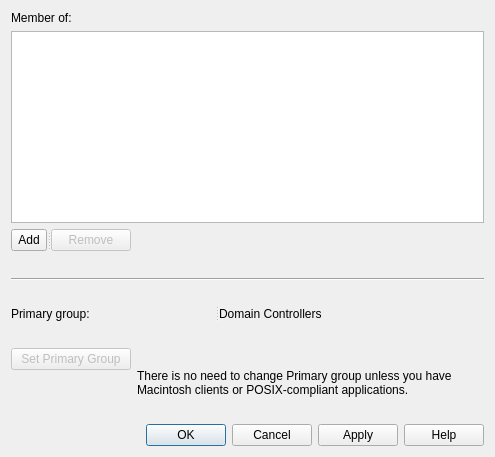
<?xml version="1.0" encoding="UTF-8"?>
<ui version="4.0">
 <class>Form</class>
 <widget class="QWidget" name="Form">
  <property name="geometry">
   <rect>
    <x>0</x>
    <y>0</y>
    <width>515</width>
    <height>0</height>
   </rect>
  </property>
  <property name="windowTitle">
   <string>Form</string>
  </property>
  <layout class="QGridLayout" name="gridLayout_2">
   <item row="0" column="0" colspan="2">
    <layout class="QGridLayout" name="gridLayout">
     <item row="0" column="0">
      <widget class="QLabel" name="memberOfLabel">
       <property name="text">
        <string>Member of:</string>
       </property>
      </widget>
     </item>
     <item row="1" column="0">
      <widget class="QTableView" name="memberOfTableView">
       <property name="wordWrap">
        <bool>true</bool>
       </property>
      </widget>
     </item>
    </layout>
   </item>
   <item row="1" column="0">
    <widget class="QSplitter" name="splitter">
     <property name="orientation">
      <enum>Qt::Horizontal</enum>
     </property>
     <widget class="QToolButton" name="addToolButton">
      <property name="text">
       <string>Add</string>
      </property>
     </widget>
     <widget class="QPushButton" name="removeButton">
      <property name="enabled">
       <bool>false</bool>
      </property>
      <property name="text">
       <string>Remove</string>
      </property>
     </widget>
    </widget>
   </item>
   <item row="1" column="1">
    <spacer name="horizontalSpacer">
     <property name="orientation">
      <enum>Qt::Horizontal</enum>
     </property>
     <property name="sizeHint" stdset="0">
      <size>
       <width>347</width>
       <height>20</height>
      </size>
     </property>
    </spacer>
   </item>
   <item row="2" column="0" colspan="2">
    <spacer name="verticalSpacer">
     <property name="orientation">
      <enum>Qt::Vertical</enum>
     </property>
     <property name="sizeHint" stdset="0">
      <size>
       <width>448</width>
       <height>21</height>
      </size>
     </property>
    </spacer>
   </item>
   <item row="3" column="0" colspan="2">
    <widget class="Line" name="line">
     <property name="orientation">
      <enum>Qt::Horizontal</enum>
     </property>
    </widget>
   </item>
   <item row="4" column="0" colspan="2">
    <spacer name="verticalSpacer_2">
     <property name="orientation">
      <enum>Qt::Vertical</enum>
     </property>
     <property name="sizeHint" stdset="0">
      <size>
       <width>448</width>
       <height>20</height>
      </size>
     </property>
    </spacer>
   </item>
   <item row="5" column="0" colspan="2">
    <widget class="QSplitter" name="splitter_2">
     <property name="orientation">
      <enum>Qt::Horizontal</enum>
     </property>
     <widget class="QLabel" name="primaryGroupLabel">
      <property name="text">
       <string>Primary group:</string>
      </property>
     </widget>
     <widget class="QLabel" name="primaryGroupValueLabel">
      <property name="text">
       <string>Domain Controllers</string>
      </property>
     </widget>
    </widget>
   </item>
   <item row="6" column="0" colspan="2">
    <spacer name="verticalSpacer_3">
     <property name="orientation">
      <enum>Qt::Vertical</enum>
     </property>
     <property name="sizeHint" stdset="0">
      <size>
       <width>458</width>
       <height>21</height>
      </size>
     </property>
    </spacer>
   </item>
   <item row="7" column="0">
    <widget class="QPushButton" name="setPrimaryGroupButton">
     <property name="enabled">
      <bool>false</bool>
     </property>
     <property name="text">
      <string>Set Primary Group</string>
     </property>
    </widget>
   </item>
   <item row="7" column="1" rowspan="2">
    <widget class="QLabel" name="setPrimaryGroupLabel">
     <property name="text">
      <string>There is no need to change Primary group unless you have Macintosh clients or POSIX-compliant applications.</string>
     </property>
     <property name="wordWrap">
      <bool>true</bool>
     </property>
    </widget>
   </item>
   <item row="8" column="0">
    <spacer name="verticalSpacer_4">
     <property name="orientation">
      <enum>Qt::Vertical</enum>
     </property>
     <property name="sizeHint" stdset="0">
      <size>
       <width>20</width>
       <height>48</height>
      </size>
     </property>
    </spacer>
   </item>
   <item row="9" column="0" colspan="2">
    <widget class="QDialogButtonBox" name="dialogButtonBox">
     <property name="standardButtons">
      <set>QDialogButtonBox::Apply|QDialogButtonBox::Cancel|QDialogButtonBox::Help|QDialogButtonBox::Ok</set>
     </property>
    </widget>
   </item>
  </layout>
 </widget>
 <resources/>
 <connections/>
</ui>
